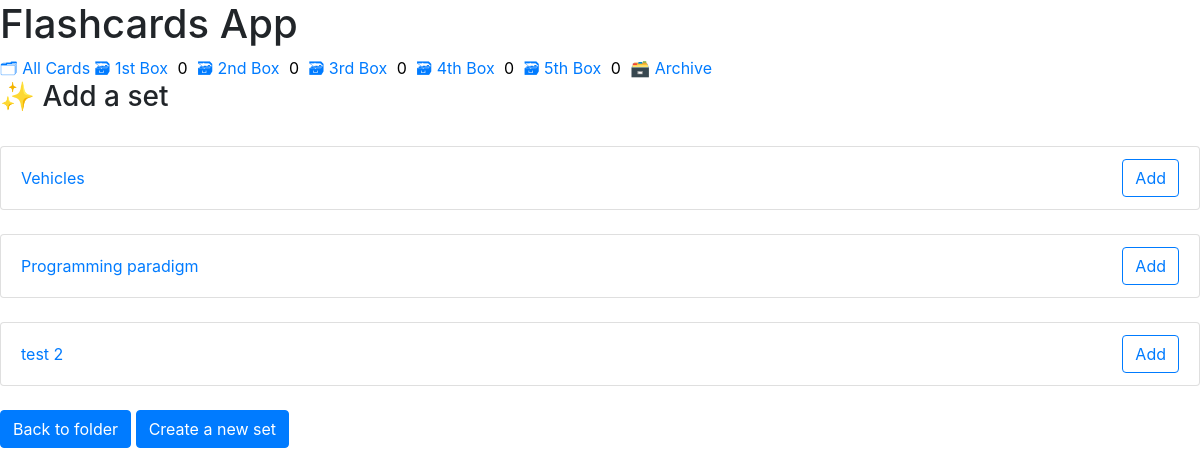
The page /folder/2/set-add on the database as committed earlier.
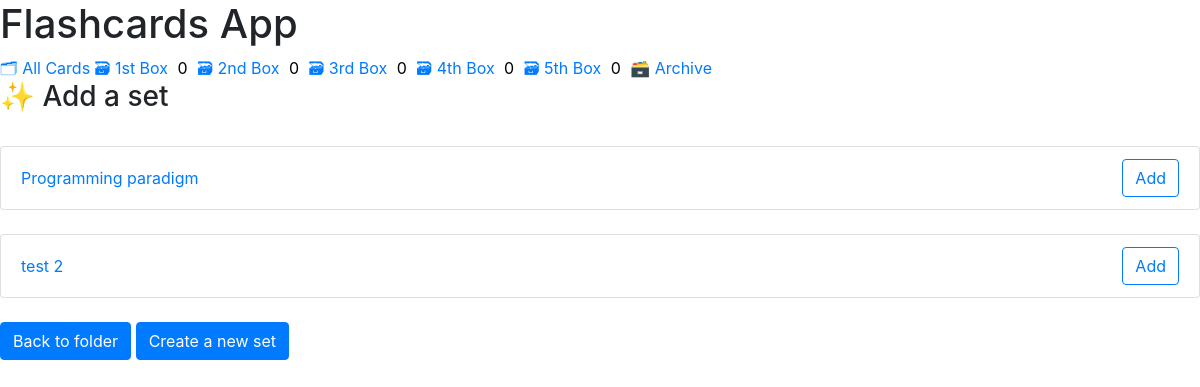
The same page on the database as committed later.
### cards/models.py (models this page shows, shortened)
class StudySet(BaseModel):
    title = models.CharField(max_length=1024)
    description = models.TextField(null=True, blank=True)
    card_count = models.PositiveIntegerField(default=0)
    author = models.ForeignKey(CustomUser, on_delete=models.CASCADE, related_name='user_studyset')
    folder = models.ForeignKey(
        Folder,
        on_delete=models.SET_NULL,
        blank=True, null=True,
        related_name='folder_studyset'
    )

### cards/views.py (the view)
# urls.py: path('folder/<int:folder>/set-add', FolderNoneSetList, name='folder-none-set'),
def FolderNoneSetList(request, folder):
    folder_none_sets = StudySet.objects.all().filter(folder=None)
    context = {
        'sets': folder_none_sets,
        'folder': folder,
    }
    return render(request, 'cards/folder_addset.html', context)

### templates/templatetags/cards_tags.py (called while the page is built)
@register.inclusion_tag('cards/box_link.html')
def boxes_as_links(username, **kwargs):
    boxes = []
    for box_num in BOXES:
        card_count = Card.objects.all().filter(
            box=box_num,
            is_archive=False,
            study_set__author__username=username,
        )
        if kwargs['set']:
            card_count = card_count.filter(study_set=kwargs['set']).count()
        else:
            card_count = card_count.count()
        boxes.append({
            'number': box_num,
            'card_count': card_count,
            'study_set': kwargs['set'],
        })
    return {'boxes': boxes}

### templates/cards/folder_addset.html
{% extends './base.html' %}
{% load crispy_forms_tags %}
{% block content %}
    <h3>✨ Add a set</h3>
    <br>
    {% for set in sets %}
        <ul class="list-group">
            <li class="list-group-item d-flex justify-content-between align-items-center">
                <a href="{% url 'studyset-detail' set.id %}" >{{set.title}}</a>
                <a class="btn btn-outline-primary" href="{% url 'folder-set-add' folder_id=folder set_id=set.id %}" >Add</a>
            </li>
        </ul>
        <br>
    {% endfor %}
    <a class="btn btn-primary" href="{% url 'folder-detail' folder %}" role="button">Back to folder</a>
    <a class="btn btn-primary" href="{% url 'studyset-create' %}" role="button">Create a new set</a>
{% endblock %}

### templates/cards/base.html (shortened to what this page needs)
{% load static %}
<!DOCTYPE html>
<html lang="en">
<head>
    <link rel="stylesheet" href="https://cdn.simplecss.org/simple.min.css">
    <link rel="stylesheet" href="https://cdn.jsdelivr.net/npm/bootstrap@4.0.0/dist/css/bootstrap.min.css">
    <link rel="stylesheet" type="text/css" href= "{% static 'main.css' %}">
</head>
<body >
    <header>
        <h1>Flashcards App</h1>
        {% include "./navigation.html" %}
    </header>
    <main>
        {% block content %}
        {% endblock content %}
    </main>
</body>
</html>

### templates/cards/navigation.html
{% load cards_tags %}
<nav>
    <a href="{% url 'card-list' %}">🗂 All Cards</a>
    {% if set_id %}
        {% boxes_as_links user.username set=set_id %}
    {% else %}
        {% boxes_as_links user.username set=0 %}
    {% endif %}
</nav>

### templates/cards/box_link.html
{% load humanize %}
{% for box in boxes %}
    <a href="{% url 'box' box_num=box.number set_id=box.study_set %}">
        🗃 {{ box.number | ordinal }} Box <mark style="background-color: var(--marked);border-radius: 4px;padding: 2px 5px;">{{ box.card_count }}</mark>
    </a>
{% endfor %}
<a href="{% url 'archived-cards' %}">🗃️ Archive </a>

### static/main.css (style rules this page uses)
:root { --accent: #6e48ad; --accent-bg: white; --bg: #fff; --text: #212121; --text-light: #585858; --border: #d8dae1; --code: #d81b60; --preformatted: #444; }
button, a[role="button"] { color: white; text-decoration: none; }

Rows that differ between the two databases and show on the page:
no longer on this page (row edited): StudySet: title "Vehicles"
